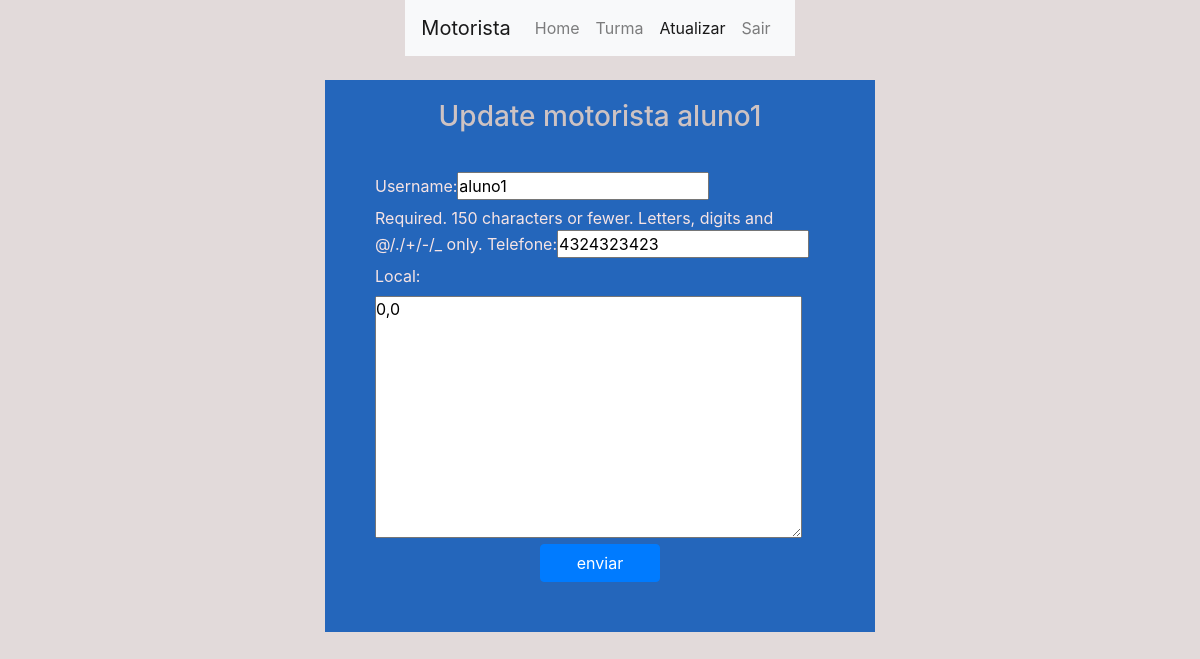
The page /core/motorista/update/2 (signed in) on the database as committed earlier.
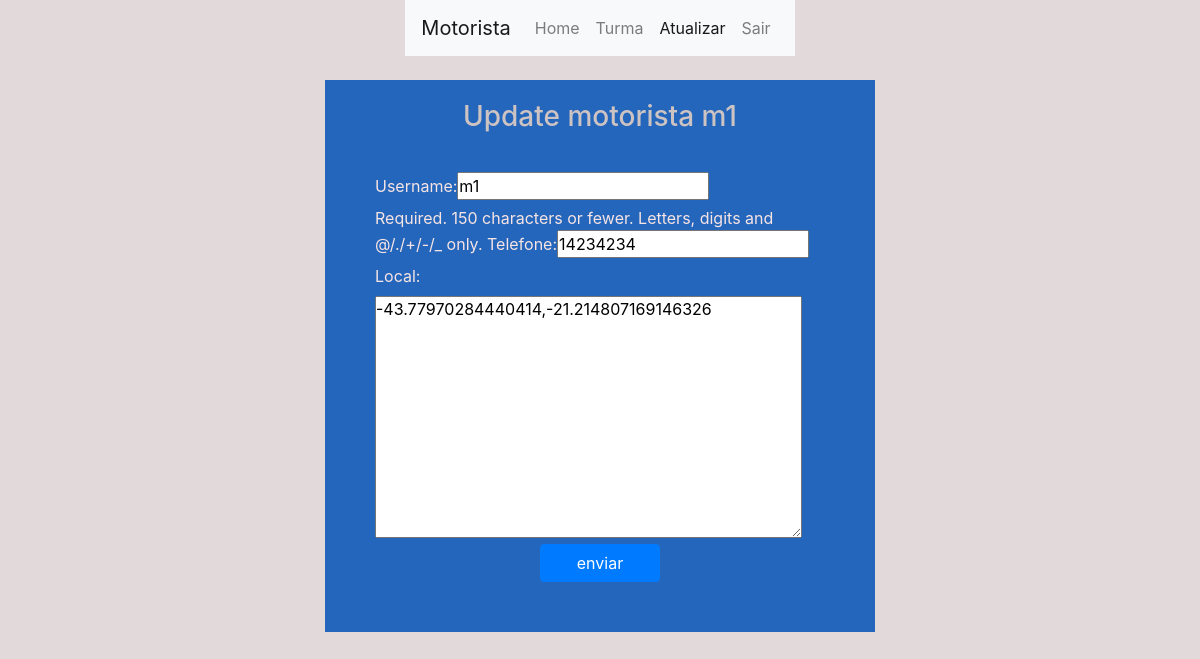
The same page on the database as committed later.
### users/models.py (models this page shows)
class custom_user(AbstractUser):
    permissao = models.IntegerField(default=2)
    telefone = models.CharField(max_length=50,  default='1')
    local = LocationField(default=(1.2, 1.2), null=False, map_attrs={
        "style": "mapbox://styles/mapbox/outdoors-v11",
        "zoom": 13,
        "center": [17.031645, 51.106715],
        "cursor_style": 'pointer',
        "marker_color": "red",
        "rotate": False,
        "geocoder": True,
        "fullscreen_button": True,
        "navigation_buttons": True,
        "track_location_button": True,
        "readonly": True,
        "placeholder": "Pick a location on map below",
    })
    data_nascimento = models.DateField(
        auto_now=False, auto_now_add=False, null=False, blank=False, default=timezone.now)
    email = models.EmailField(unique=True)

### core/views.py (the view, shortened to what this page needs)
# urls.py: path('motorista/update/<int:id>', core_motorista_atualizar,
@login_required
def core_motorista_atualizar(request, id):
    usuario = custom_user.objects.get(id=id)
    form = UsuarioUpdate(instance=usuario)
    c = {
        'form': form,
        'usuario': usuario,
    }
    return render(request, 'core/turma/motorista_update.html', c)

### core/forms.py
class UsuarioUpdate(ModelForm):
    class Meta:
        model = custom_user
        fields = ['username', 'telefone', 'local']

### core/templates/core/turma/motorista_update.html (shortened to what this page needs)
{% extends 'base.html' %}
{% block extra_head %}
    {% load static %}
    <link rel="stylesheet" href="{% static 'users/css/form.css' %}">
{% endblock extra_head %}
{% block conteudo %}
    {% load bootstrap %}
    {% load mapbox_location_field_tags %}
    <div class="row">
        <div class="col justify-content-center d-flex">
            {% include 'menu.html' with ativo='update' %}
        </div>
    </div>
    <div class="row mt-4 mb-5">
        <div class="col-sm-12 justify-content-center d-flex">
            <div class="formulario tamanhoP">
                <form action="" method="post">
                    <div class="titulo">
                        <h3>Update motorista {{usuario.username}}</h3>
                    </div>
                    <div class="conteudo">
                        {{form | bootstrap}}
                        <input type="submit" value="enviar" class="btn btn-primary">
                    </div>
                </form>
            </div>
        </div>
    </div>
{% endblock conteudo %}

Rows that differ between the two databases and show on the page:
changed custom_user: username "aluno1" → "m1"; telefone "4324323423" → "14234234"; local "0,0" → "-43.77970284440414,-21.214807169146326"
